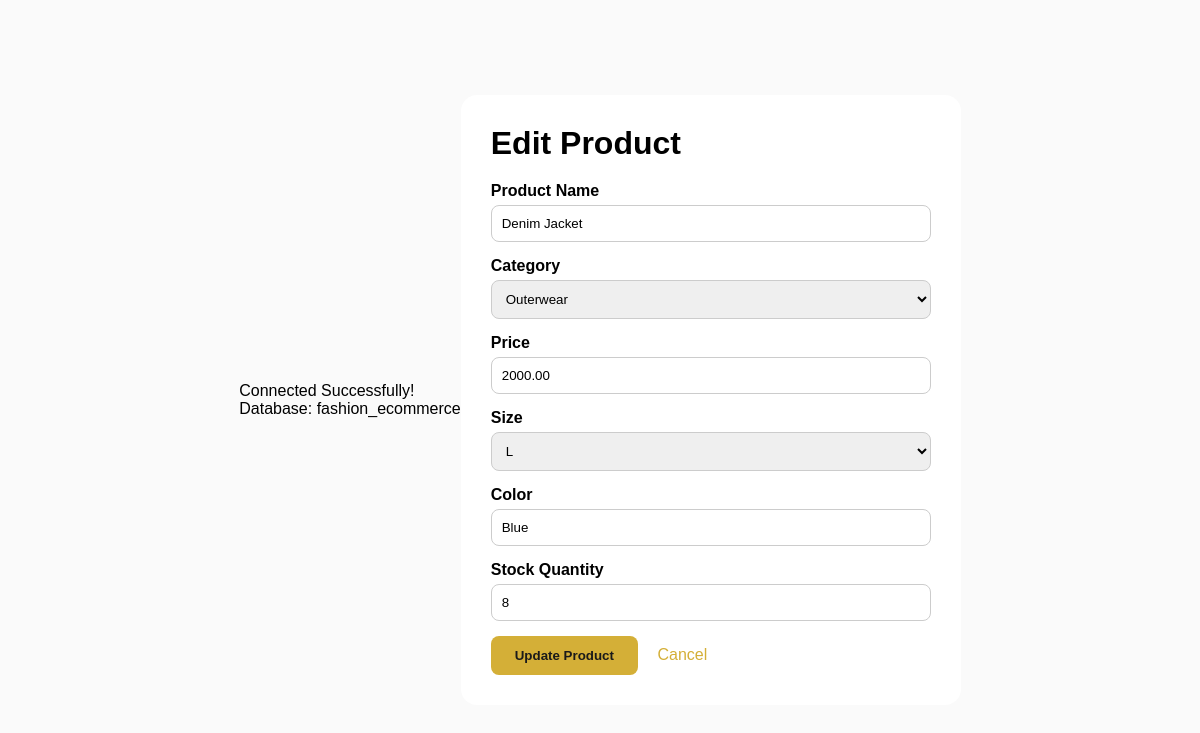
/edit-product.php?id=2 (signed in), run on the app's committed database.
### tables this page shows
CREATE TABLE `products` (
  `id` int(11) NOT NULL,
  `product_name` varchar(100) NOT NULL,
  `category` varchar(50) DEFAULT NULL,
  `price` decimal(10,2) NOT NULL,
  `size` varchar(10) DEFAULT NULL,
  `color` varchar(30) DEFAULT NULL,
  `stock_quantity` int(11) DEFAULT 0,
  `created_at` timestamp NOT NULL DEFAULT current_timestamp()
);

### edit-product.php (the view, shortened to what this page needs)
<?php
include 'db-connection.php';
$id = intval($_GET['id']);
$sql = "SELECT * FROM products WHERE id = $id";
$result = mysqli_query($conn, $sql);
$product = mysqli_fetch_assoc($result);
?>
<!DOCTYPE html>
<html lang="en">
<head>
</head>
<body>
    <div class="form-container">
        <h1>Edit Product</h1>
        <form method="POST">
            <div class="form-group">
                <label>Product Name</label>
                <input type="text" name="product_name" value="<?php echo htmlspecialchars($product['product_name']); ?>" required>
            </div>
            <div class="form-group">
                <label>Category</label>
                <select name="category">
                    <option <?php echo $product['category']=='Outerwear'?'selected':''; ?>>Outerwear</option>
                </select>
            </div>
            <div class="form-group">
                <label>Price</label>
                <input type="number" step="0.01" name="price" value="<?php echo $product['price']; ?>" required>
            </div>
            <div class="form-group">
                <label>Size</label>
                <select name="size">
                    <option <?php echo $product['size']=='L'?'selected':''; ?>>L</option>
                </select>
            </div>
            <div class="form-group">
                <label>Color</label>
                <input type="text" name="color" value="<?php echo $product['color']; ?>">
            </div>
            <div class="form-group">
                <label>Stock Quantity</label>
                <input type="number" name="stock_quantity" value="<?php echo $product['stock_quantity']; ?>">
            </div>
            <button type="submit">Update Product</button>
            <a href="products.php" style="margin-left: 15px;">Cancel</a>
        </form>
    </div>
</body>
</html>

### edit-product.php (style rules this page uses)
* { margin: 0; padding: 0; box-sizing: border-box; }
body { font-family: Arial, sans-serif; background: #FAFAFA; display: flex; justify-content: center; align-items: center; min-height: 100vh; }
.form-container { background: white; padding: 30px; border-radius: 16px; width: 500px; }
h1 { margin-bottom: 20px; }
.form-group { margin-bottom: 15px; }
label { display: block; margin-bottom: 5px; font-weight: bold; }
input, select { width: 100%; padding: 10px; border: 1px solid #ccc; border-radius: 8px; }
button { background: #D4AF37; color: #1A1A1A; padding: 12px 24px; border: none; border-radius: 8px; cursor: pointer; font-weight: bold; }
a { color: #D4AF37; text-decoration: none; }

### data on the page
products: product_name "Denim Jacket", category "Outerwear", price "2000.00", size "L", color "Blue", stock_quantity "8"

### other printed values
$database "fashion_ecommerce"
